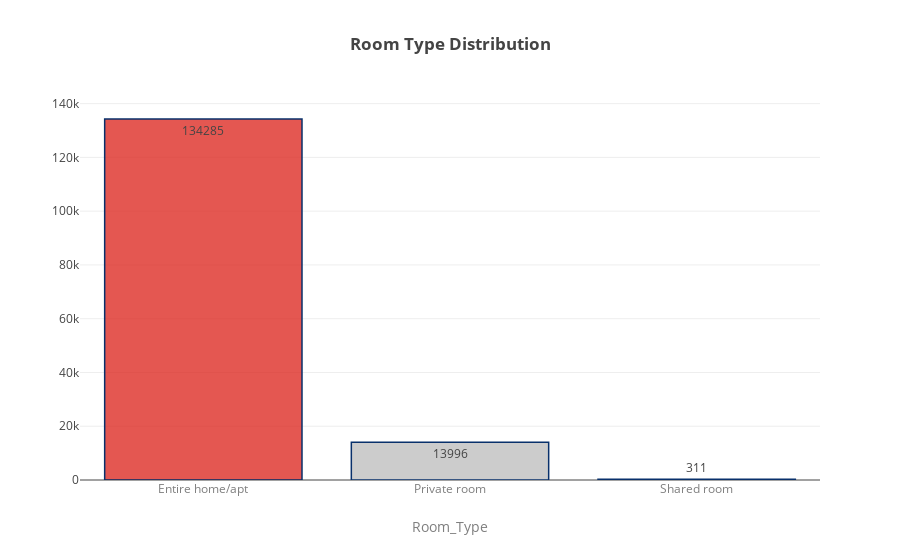

The cell this chart's notebook holds for it:
### Code cell
# Categorizing and Visualizing differernt listings based on room_type


roomType_DF=inputDF.groupby('room_type').id.count()
roomType_DF=roomType_DF.reset_index()
roomType_DF=roomType_DF.rename(columns={'id':'number_Of_Listings'})
roomType_DF


trace_room_type = go.Bar(x=roomType_DF.room_type, y=roomType_DF.number_Of_Listings,
                         text=roomType_DF.number_Of_Listings,
                         textposition = 'auto',
    marker=dict(
        color=(['rgba(222,45,38,0.8)',
               'rgba(204,204,204,1)', 'rgba(204,204,204,1)',
               ]),
        line=dict(
            color='rgb(8,48,107)',
            width=1.5),
        ),
    
               )

layout= dict(
    title='<b>Room Type Distribution</b>',
    xaxis=dict(
        title='Room_Type',
        color='#7f7f7f',
        
        ),
    yaxis2=dict(
        title='Number_Of_Listings',
        color='#7f7f7f',
        
        )
    
)

data=[trace_room_type]
fig = dict( data=data, layout=layout )
py.iplot(fig)

### Figure 1 — Plotly figure (JSON) as saved in the notebook; plotly's stock layout.template omitted (floating-point values rounded to 4 significant figures)
{"data": [{"marker": {"color": ["rgba(222,45,38,0.8)", "rgba(204,204,204,1)", "rgba(204,204,204,1)"], "line": {"color": "rgb(8,48,107)", "width": 1.5}}, "text": [134285, 13996, 311], "textposition": "auto", "type": "bar", "uid": "4206c4aa-c532-420d-8d3e-4bce05d481c7", "x": ["Entire home/apt", "Private room", "Shared room"], "y": [134285, 13996, 311]}], "layout": {"title": "<b>Room Type Distribution</b>", "xaxis": {"color": "#7f7f7f", "title": "Room_Type"}, "yaxis2": {"color": "#7f7f7f", "title": "Number_Of_Listings"}}}
